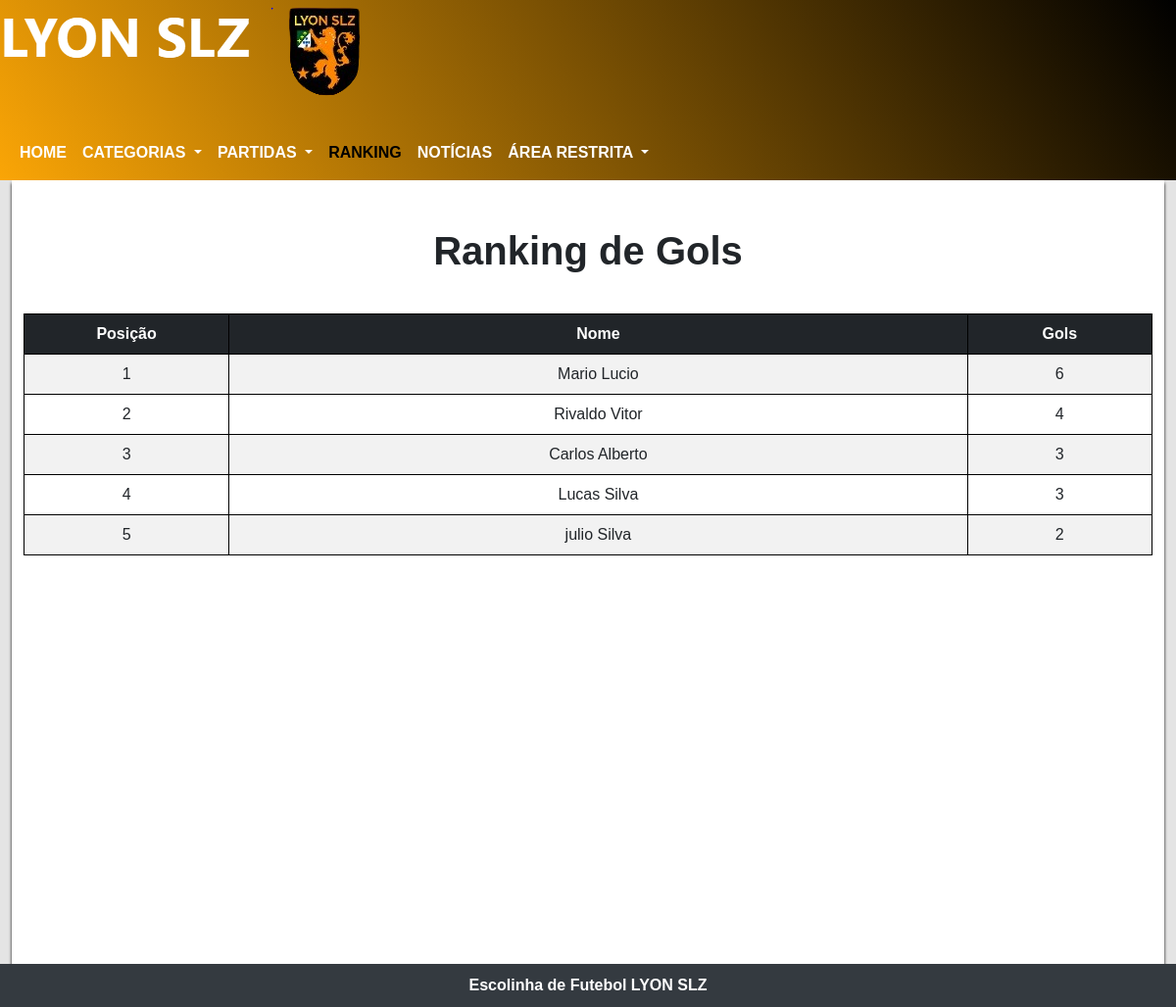
/ranking.php, run on an earlier commit of the app's database.
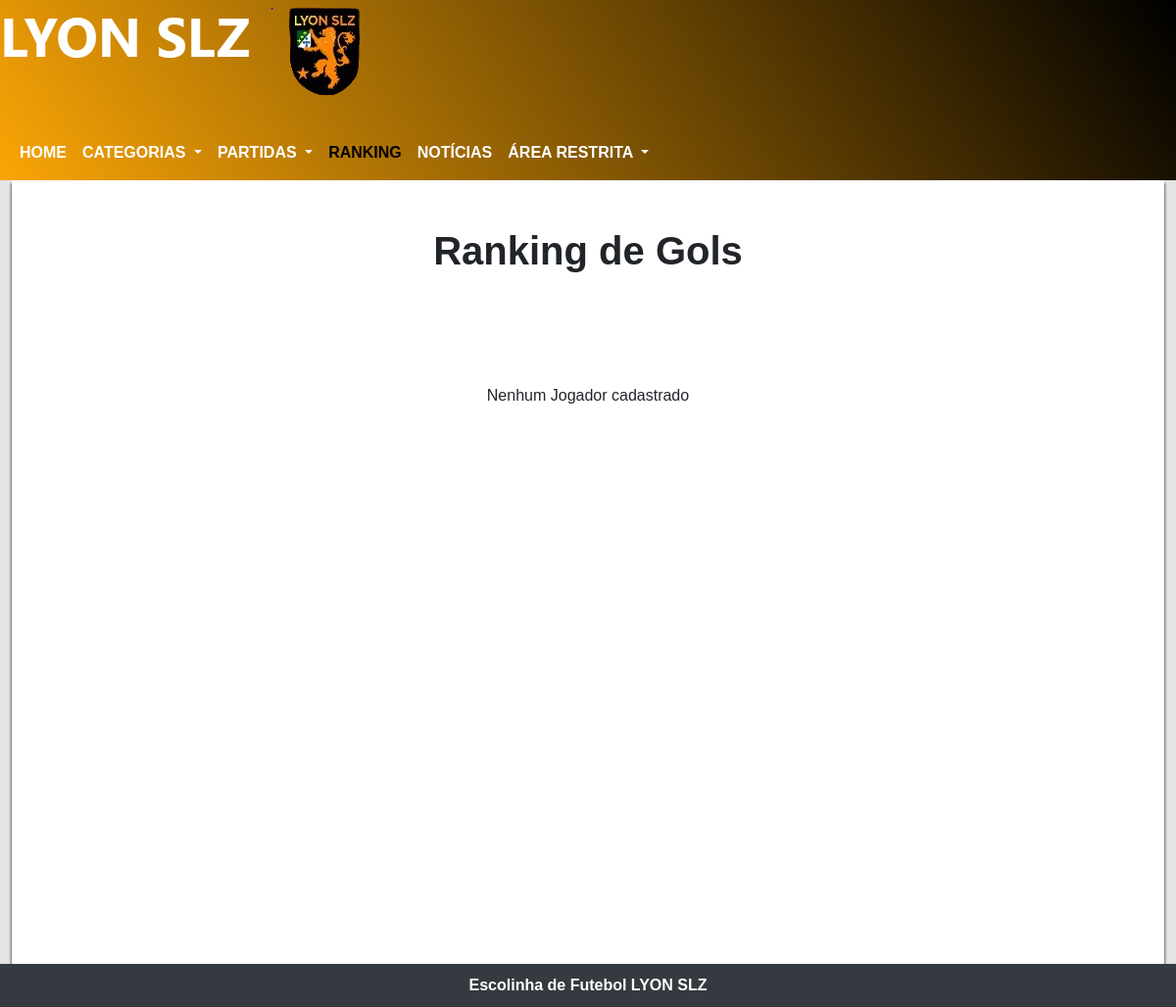
And on a later commit of the database.
### tables this page shows
CREATE TABLE `tbljogadoress` (
  `id` int(11) UNSIGNED NOT NULL,
  `nome` varchar(45) NOT NULL,
  `sobrenome` varchar(45) NOT NULL,
  `idade` int(11) NOT NULL,
  `id_posicao` int(11) UNSIGNED NOT NULL,
  `gols` int(11) NOT NULL
);

### ranking.php (the view, shortened to what this page needs)
<?php
require('db/conexao.php');
$sql = $pdo->prepare("SELECT * FROM tbljogadoress");
$sql->execute();
$dados = $sql->fetchAll();
?>
<!DOCTYPE html>
<html lang="pt-br">
<head>
  <link href="https://cdn.jsdelivr.net/npm/bootstrap@5.3.0/dist/css/bootstrap.min.css" rel="stylesheet">
  <link rel="stylesheet" href="css/navHamburguer.css">
  <link rel="stylesheet" href="css/layout.css">
  <link rel="stylesheet" href="css/timeANDescudo.css">
</head>
<body>
  <div class="cabecalho">
    <picture>
      <source media="(max-width: 261px)" srcset='img/imgLogo/lyonSlzEscudo5.png' loading="lazy">
      <source media="(max-width: 269px)" srcset='img/imgLogo/lyonSlzEscudo4.png' loading="lazy">
      <source media="(max-width: 311px)" srcset='img/imgLogo/lyonSlzEscudo3.png' loading="lazy">
      <source media="(max-width: 375px)" srcset='img/imgLogo/lyonSlzEscudo2.png' loading="lazy">
      <img src="img/imgLogo/lyonSlzEscudo.png" alt="Escudo do time LYYON SLZ" loading="lazy">
    </picture>
    <nav class="navbar navbar-expand-lg mt-4">
      <div class="container-fluid">
        <div class="collapse navbar-collapse" id="navbarNavDropdown">
          <ul class="navbar-nav">
            <li class="nav-item">
              <a class="nav-link" aria-current="page" href="home.php">HOME</a>
            </li>
            <li class="nav-item dropdown">
              <a class="nav-link dropdown-toggle" href="#" role="button" data-bs-toggle="dropdown" aria-expanded="false">
                CATEGORIAS
              </a>
            </li>
            <li class="nav-item dropdown">
              <a class="nav-link dropdown-toggle" href="#" role="button" data-bs-toggle="dropdown" aria-expanded="false">
                PARTIDAS
              </a>
            </li>
            <li class="nav-item">
              <a class="nav-link active" aria-current="page" href="ranking.php">RANKING</a>
            </li>
            <li class="nav-item">
              <a class="nav-link" href="noticiais.php">NOTÍCIAS</a>
            </li>
            <li class="nav-item dropdown">
              <a class="nav-link dropdown-toggle" href="#" role="button" data-bs-toggle="dropdown" aria-expanded="false">
                ÁREA RESTRITA
              </a>
            </li>
          </ul>
        </div>
      </div>
    </nav>
  </div>
  <main>
    <div class="container-fluid">
      <h1 class="ranking">Ranking de Gols</h1>
      <?php
      if (count($dados) > 0) {
        echo "<table class='table table-striped'>
          <thead class=table-dark>
          <tr>
              <th class='custom-th'>Posição</th>
              <th>Nome</th>
              <th class='custom-th'>Gols</th>
          </tr>
          </thead>";
        $maior = 0;
        foreach ($dados as $chaves => $valor) {
          if ($valor['gols'] > $maior) {
            $maior = $valor['gols'];
          }
        }
        $cont = 0;
        $ranking = 1;
        while ($cont < 11) {
          foreach ($dados as $chaves => $valor) {
            if ($valor['gols'] == $maior) {
              echo "<tr>
                          <td>" . $ranking . "</td>
                          <td>" . $valor['nome'] . " " . $valor['sobrenome'] . "</td>
                          <td>" . $valor['gols'] . "</td>
                      </tr>";
              $ranking += 1;
            }
          }
          $maior -= 1;
          $cont += 1;
          if ($cont == 10) {
            break;
          }
        }
        echo "</table>";
      } else {
        echo "<br><br><p class='mt-4' style='text-align:center' >Nenhum Jogador cadastrado</p>";
      }
      ?>
    </div>
  </main>
  <footer>
    <p class="mb-0">Escolinha de Futebol LYON SLZ</p>
  </footer>
</body>
</html>

### css/navHamburguer.css (style rules this page uses)
.nav-link { color: white; font-weight: bold; font-size: 100%; }

### css/layout.css (style rules this page uses)
:root { --cor-fundo: linear-gradient(55deg, rgb(250, 165, 6), black); --cor-submenu: rgb(172, 114, 8); --cor-hover: rgb(226, 190, 30); --cor-primaria: rgb(231, 241, 236); }
body { background-color: rgb(228, 228, 228); }
main { background-color: white; min-height: 100vh; margin: auto; box-shadow: 0px 3px 3px 0px black; }
footer { background-color: #343a40; padding: 10px; }
footer>p { text-align: center; color: white; font-weight: bold; }

### css/timeANDescudo.css (style rules this page uses)
div.cabecalho { background: linear-gradient(55deg, rgb(250, 165, 6), black); }

### ranking.php (style rules this page uses)
body { font-family: 'Arial'; }
h1.ranking { text-align: center; font-weight: bold; padding-top: 6vh; padding-bottom: 4vh; }
main { width: 98vw; }
table { width: 100%; }
th, td { padding: 10px; text-align: center; border: solid 1px black; }
th.custom-th { width: 5%; }
th { width: 20%; }

What changed in the data, as far as the page shows it:
removed tbljogadoress: nome "Mario", sobrenome "Lucio", gols "6"
removed tbljogadoress: nome "Rivaldo", sobrenome "Vitor", gols "4"
removed tbljogadoress: nome "Carlos", sobrenome "Alberto", gols "3"
removed tbljogadoress: nome "Lucas", sobrenome "Silva", gols "3"
removed tbljogadoress: nome "julio", sobrenome "Silva", gols "2"
Also different on the page:
text no longer shown: "Posição Nome Gols"
text now shown: "Nenhum Jogador cadastrado"
